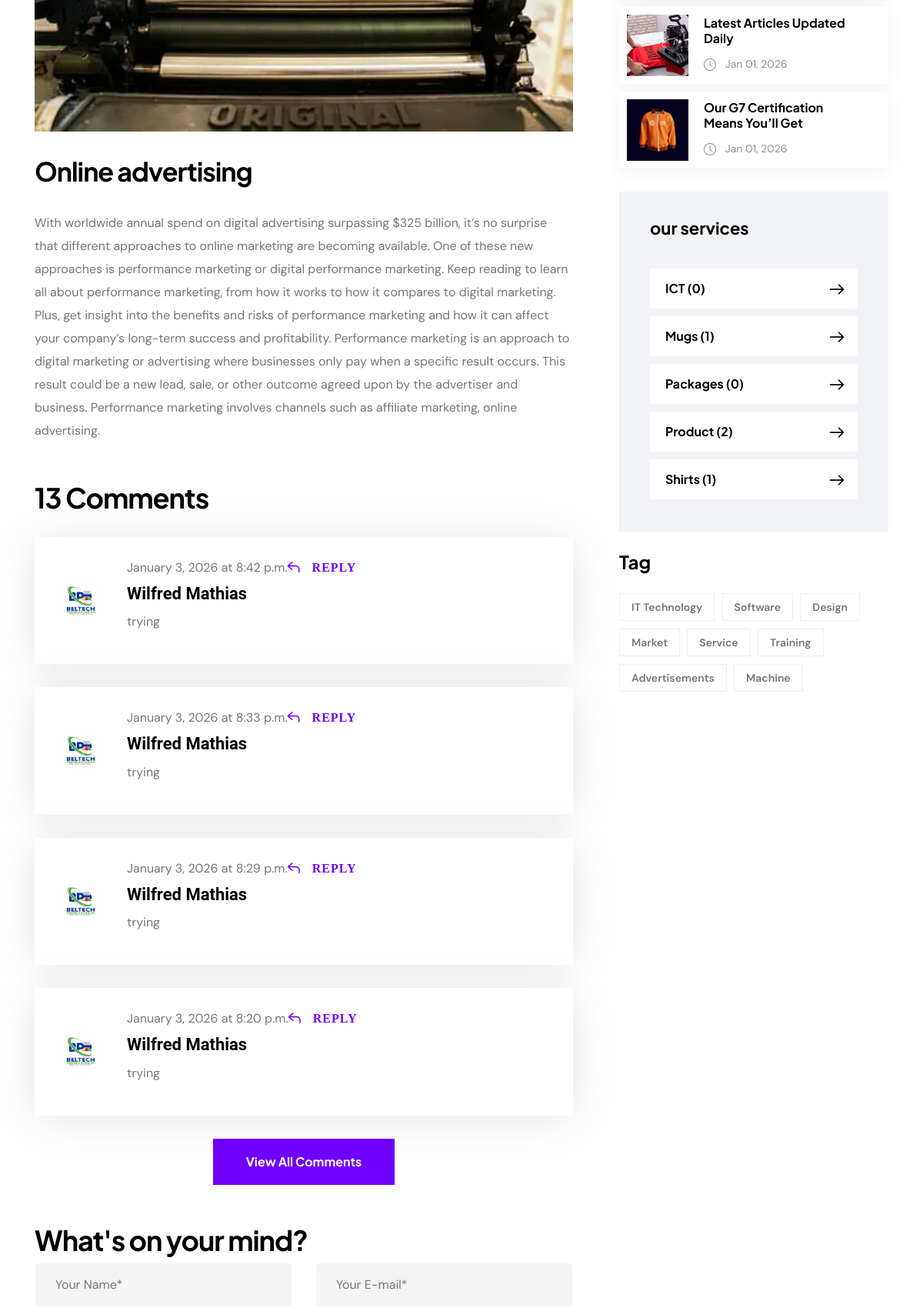
The app's page /blog_detail/3/ (middle part), older data.
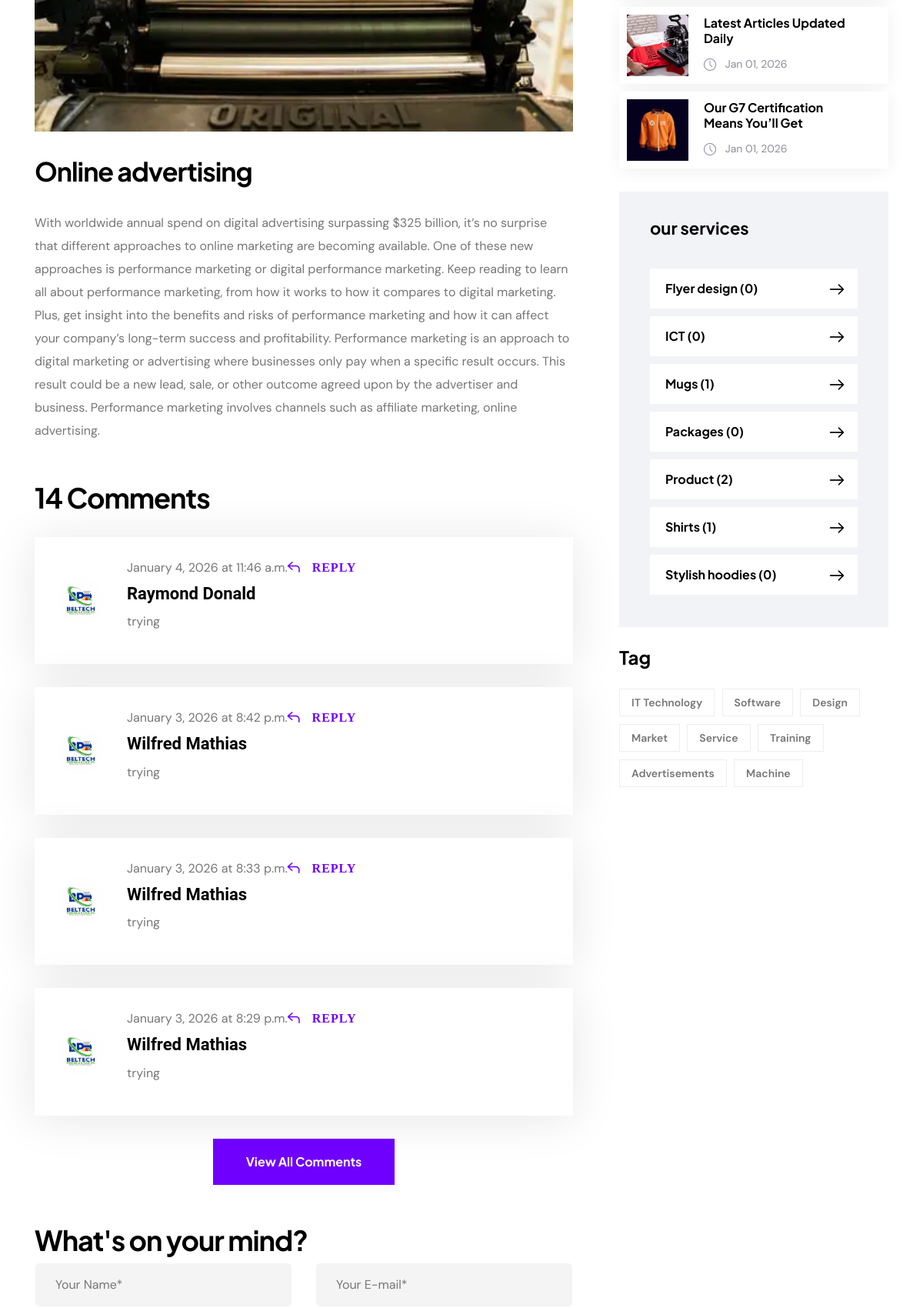
The same page, newer data.
### beltechApp/models.py (models this page shows, shortened)
class BlogPost(models.Model):
    title = models.CharField(max_length=200)
    slug = models.SlugField(unique=True, blank=True)
    author = models.ForeignKey(settings.AUTH_USER_MODEL, on_delete=models.CASCADE)
    category = models.ForeignKey(Blog_category, on_delete=models.CASCADE, related_name='blopPost', null=True)
    main_image = models.ImageField(upload_to='blog/main/', help_text="Featured image at the top")
    secondary_image = models.ImageField(upload_to='blog/secondary/', blank=True, null=True, help_text="Image for the middle of the article")
    content = CKEditor5Field('Body Content', config_name='default')
    quote_text = models.TextField(blank=True, help_text="Special highlighted quote in the article")
    quote_author = models.CharField(max_length=100, blank=True, help_text="Author of the quote")
    created_at = models.DateTimeField(auto_now_add=True)
    updated_at = models.DateTimeField(auto_now=True)
    is_published = models.BooleanField(default=True)
    views = models.PositiveIntegerField(default=0)
    class Meta:
        ordering = ['-created_at']

class BlogComment(models.Model):
    name = models.CharField(max_length=100)
    email = models.EmailField()
    website = models.URLField(blank=True, null=True)
    message = models.TextField()
    created_at = models.DateTimeField(auto_now_add=True)
    blog = models.ForeignKey(BlogPost, on_delete=models.CASCADE, related_name='blopcomment', null=True)
    logo = models.ForeignKey(Logo, on_delete=models.CASCADE, related_name='logo', null=True)
    parent = models.ForeignKey('self', on_delete=models.CASCADE, null=True, blank=True, related_name='replies')
    class Meta:
        ordering = ['-created_at']

class Logo(models.Model):
    name = models.CharField(max_length=100)
    main_image = models.ImageField(upload_to='logo/', help_text="Logo image")

class Category(models.Model):
    name = models.CharField(max_length=100, unique=True)
    slug = models.SlugField(max_length=120, unique=True, blank=True)
    image = models.ImageField(upload_to='services-category/', null =True)
    class Meta:
        verbose_name_plural = "Categories"

class Blog_category(models.Model):
    name = models.CharField(max_length=100)
    slug = models.SlugField(unique=True, blank=True)
    class Meta:
        verbose_name_plural = "Blog category"

### beltechApp/views.py (the view)
# urls.py: path('blog_detail/<int:blog_id>/', views.blog_detail, name='blog_detail' ),
def blog_detail(request, blog_id):
    details = BlogPost.objects.get(id=blog_id)
    breadcrumb = printingHomePageImage.objects.all()
    blogpost =BlogPost.objects.all()
    recent_blog = blogpost.order_by('-created_at')[:3]
    category = Blog_category.objects.all()
    our_service_category = Category.objects.all()
    blog_comment = details.blopcomment.all()
    if request.method =='GET':
        search_form = BlogSearchForm(request.GET)
        if search_form.is_valid():
            search_string = search_form.cleaned_data.get('q')
            search_data = BlogPost.objects.filter(Q(title__icontains =search_string)| Q(slug__icontains =search_string)) if search_string else None
        else:
            search_form = BlogSearchForm()
    categories_with_counts = Category.objects.annotate(total_products=Count('services'))
    logo = Logo.objects.first()
    if request.method == 'POST':
        comment_form = BlogCommentForm(request.POST)
        if comment_form.is_valid():
            new_comment = comment_form.save(commit =False)
            new_comment.blog = details
            new_comment.logo = logo
            parent_id = request.POST.get('parent_id')
            if parent_id:
                new_comment.parent = BlogComment.objects.get(id=parent_id)
            new_comment.save()
            messages.info(request, 'Comment posted successfully!')
            return redirect(reverse('blog_detail', kwargs={'blog_id': blog_id}))
        else:
            messages.error(request, 'Check the data you input and try again!')
            return redirect(reverse('blog_detail', kwargs={'blog_id': blog_id}))
    else:
        comment_form = BlogCommentForm()
    context ={
        'blog':details,
        'navs':breadcrumb,
        'recent_blogs':recent_blog,
        'tags':category,
        'categorys':our_service_category,
        'product_count':categories_with_counts,
        'form': comment_form,
        'comments':blog_comment,
        'search_form':search_form,
        'search_data':search_data
    }
    return render(request, 'beltechApp/blog-details.html', context)

### beltechApp/templates/beltechApp/blog-details.html (shortened to what the changed rows need)
{% extends 'beltechApp/base/base.html' %}
{% load static %}
{% block content %}
    <div id="smooth-wrapper">
        <div id="smooth-content">
            <main>
                <section class="tp-postbox-area pt-120 pb-120">
                    <div class="container">
                        <div class="row">
                            <div class="col-xxl-8 col-xl-8 col-lg-8">
                                <div class="tp-postbox-wrapper">
                                    {% if search_data != None %}
                                    <h3 class="mb-40">Search Results for: "{{ request.GET.q }}"</h3>
                                    {% for blog in search_data %}
                                    <article class="tp-postbox-item wow fadeInUp" data-wow-delay=".3s" data-wow-duration="1s">
                                        <div class="tp-postbox-thumb p-relative">
                                            <a href="{% url 'blog_detail' blog.id %}">
                                                <img src="{{ blog.main_image.url }}" alt="{{ blog.title }}">
                                            </a>
                                        </div>
                                        <div class="tp-postbox-content">
                                            <h3 class="tp-postbox-title details">
                                                <a href="{% url 'blog_detail' blog.id %}">{{ blog.title | safe }}</a>
                                            </h3>
                                            <p class="tp-postbox-paragraph">
                                                {{ blog.content | truncatewords:30 | safe }}
                                            </p>
                                            <div class="tp-postbox-read-more">
                                                <a href="{% url 'blog_detail' blog.id %}" class="tp-btn">
                                                    <span>Read More</span>
                                                </a>
                                            </div>
                                        </div>
                                    </article>
                                    {% empty %}
                                        <p>No results found for your search.</p>
                                    {% endfor %}
                                    <hr class="mt-50 mb-50">
                                    {% else %}
                                    <article class="tp-postbox-item wow fadeInUp" data-wow-delay=".3s" data-wow-duration="1s">
                                        <div class="tp-postbox-thumb p-relative">
                                            <img src="{{blog.main_image.url}}" alt="">
                                        </div>
                                        <div class="tp-postbox-content">
                                            <h3 class="tp-postbox-title details">{{ blog.title | safe}}</h3>
                                            <p class="tp-postbox-paragraph">{{blog.content | safe}}</p>
                                        </div>
                                    </article>
                                    <div class="tp-postbox-comment mb-50" id="comments">
                                        <h3 class="tp-postbox-comment-title wow fadeInUp">{{ blog.blopcomment.count }} Comments</h3>
                                        <div id="comment-list">
                                            {% for comment in blog.blopcomment.all %}
                                                {% if not comment.parent %}
                                                    <div class="tp-postbox-comment-box border-mr p-relative mb-30 comment-group">
                                                        <div class="tp-postbox-comment-box-inner d-flex">
                                                            <div class="tp-postbox-comment-avater wow fadeInUp">
                                                                <img src="{{ comment.logo.main_image.url }}" alt="{{ comment.logo.name }}" style="width: 60px; height: 60px; object-fit: cover; border-radius: 50%; flex-shrink: 0;">
                                                            </div>
                                                            <div class="tp-postbox-comment-content wow fadeInUp">
                                                                <div class="tp-postbox-comment-top d-flex justify-content-between">
                                                                    <div class="tp-postbox-comment-date">
                                                                        <span>{{ comment.created_at|date:"F j, Y \a\t g:i a" }}</span>
                                                                    </div>
                                                                    <div class="tp-postbox-comment-reply">
                                                                        <a href="#tp-postbox-contact-form" onclick="prepareReply('{{ comment.id }}', '{{ comment.name }}')">
                                                                            <i class="fa-light fa-reply"></i> REPLY
                                                                        </a>
                                                                    </div>
                                                                </div>
                                                                <div class="tp-postbox-comment-author">
                                                                    <h4 class="tp-postbox-comment-name">{{ comment.name }}</h4>
                                                                </div>
                                                                <p>{{ comment.message }}</p>
                                                            </div>
                                                        </div>
                                                    </div>
                                                {% endif %}
                                            {% empty %}
                                                <div class="no-comments-msg">
                                                    <p>No comments yet. Be the first to share your thoughts!</p>
                                                </div>
                                            {% endfor %}
                                        </div>
                                        <div class="tp-postbox-comment-btn-box mt-20 text-center" id="view-all-wrapper" style="display: none;">
                                            <button type="button" class="tp-btn" onclick="showAllComments()">
                                                <span>View All Comments</span>
                                            </button>
                                        </div>
                                    </div>
                                    <div class="tp-postbox-contact-reply wow fadeInUp">
                                        <h3 class="tp-postbox-contact-title" id="reply-title">What's on your mind?</h3>
                                        <form id="tp-postbox-contact-form" method="POST" action="{% url 'blog_detail' blog.id %}">
                                            <div class="row">
                                                <div class="col-md-6">
                                                    <div class="tp-postbox-contact-input">{{ form.name }}</div>
                                                </div>
                                                <div class="col-md-6">
                                                    <div class="tp-postbox-contact-input">{{ form.email }}</div>
                                                </div>
                                            </div>
                                        </form>
                                    </div>
                                   {% endif %}
                                </div>
                            </div>
                            <div class="col-xxl-4 col-xl-4 col-lg-4 col-md-7">
                                <div class="sidebar__wrapper">
                                    <div class="sidebar__widget mb-30">
                                        <div class="sidebar__widget-content">
                                            <div class="sidebar__post">
                                                {% for blog in recent_blogs %}
                                                <div class="rc__post mb-10 d-flex align-items-center wow fadeInUp" data-wow-delay=".3s" data-wow-duration="1s">
                                                    <div class="rc__post-thumb mr-20"> <a href="{% url 'blog_detail' blog.id %}">
                                                            <img src="{{ blog.main_image.url }}" alt="{{ blog.title }}"
                                                                style="width: 80px; height: 80px; object-fit: cover; border-radius: 5px;">
                                                        </a>
                                                    </div>
                                                    <div class="rc__post-content">
                                                        <h3 class="rc__post-title">
                                                            <a href="{% url 'blog_detail' blog.id %}">{{blog.title}}</a>
                                                        </h3>
                                                        <div class="rc__meta">
                                                            <span><i class="flaticon-clock"></i>
                                                                {{ blog.updated_at|date:"M d, Y" }}</span>
                                                        </div>
                                                    </div>
                                                </div>
                                                {% endfor %}
                                            </div>
                                        </div>
                                    </div>
                                    <div class="tp-service-details-wrapper-left wow fadeInUp" data-wow-delay=".3s" data-wow-duration="1s">
                                        <div class="tp-service-details-box mb-30 wow fadeInUp" style="visibility: visible; animation-name: fadeInUp;">
                                            <ul>
                                                {% for product in product_count %}
                                                <li><a href="{% url 'service_tags' product.id %}">{{ product.name }} ({{ product.total_products}}) <span><i class="flaticon-next"></i></span> </a></li>
                                                {% endfor %}
                                            </ul>
                                        </div>
                                    </div>
                                    <div class="sidebar__widget sidebar__widget-last mb-30 wow fadeInUp" data-wow-delay=".3s" data-wow-duration="1s">
                                        <div class="sidebar__widget-content">
                                            <div class="tagcloud">
                                                {% for category in tags %}
                                                    <a href="{% url 'tags' category.id %}">{{ category.name }}</a>
                                                {% empty %}
                                                    <span>No tags available</span>
                                                {% endfor %}
                                            </div>
                                        </div>
                                    </div>
                                </div>
                            </div>
                        </div>
                    </div>
                </section>
            </main>
{% endblock %}

Row changes from the older to the newer data that the page shows:
no longer on this page (row unchanged): BlogComment: logo.main_image (picture), created_at "January 3, 2026 at 8:20 p.m.", name "Wilfred Mathias", message "trying"
computed for BlogPost "Online advertising": blopcomment.count "13" → "14"
added BlogComment: logo.main_image (picture), created_at "January 4, 2026 at 11:46 a.m.", name "Raymond Donald", message "trying"
added Category: name "Flyer design", total_products "0"
added Category: name "Stylish hoodies", total_products "0"
